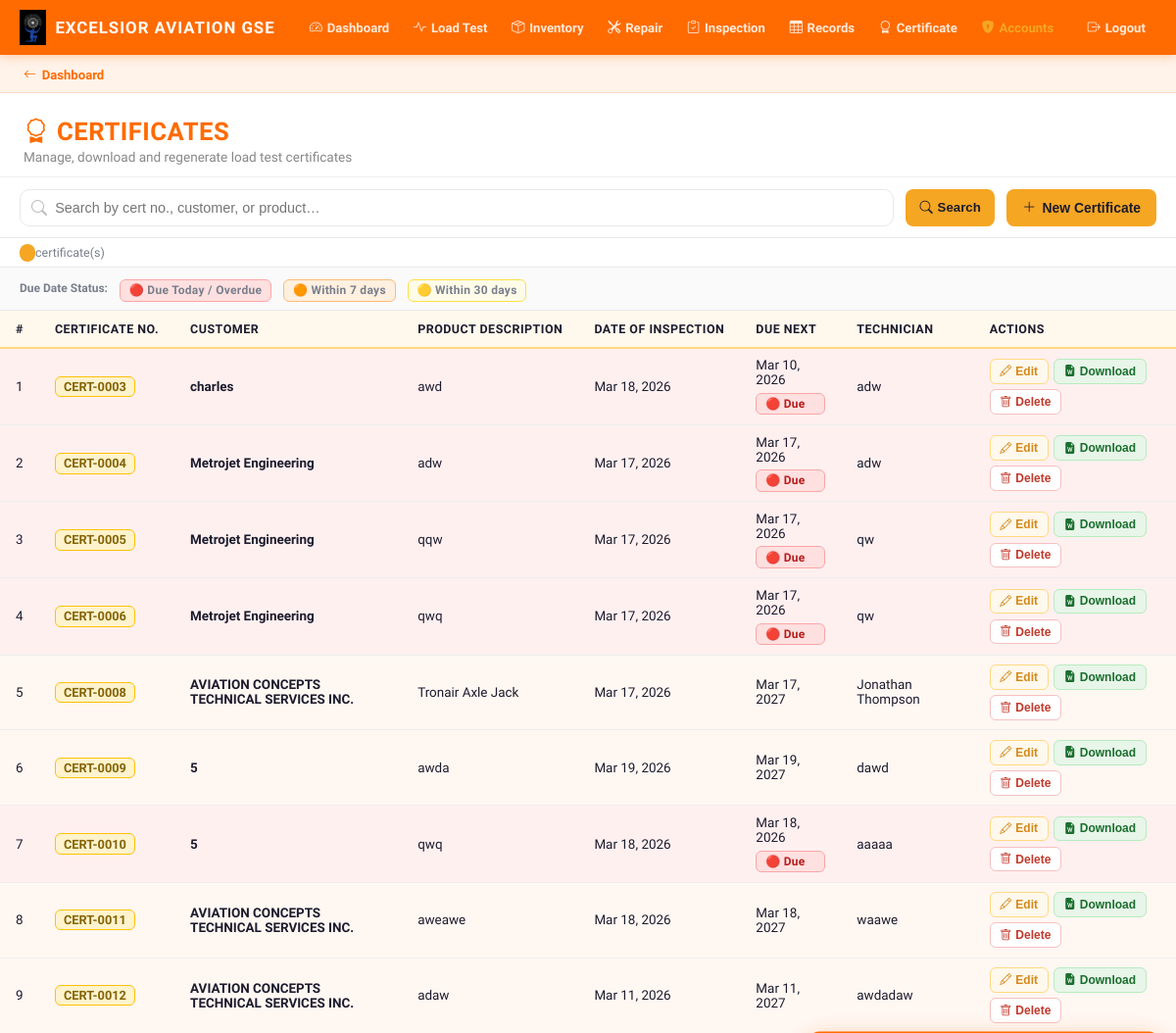
The page /certificates/ (signed in) on the database as committed earlier.
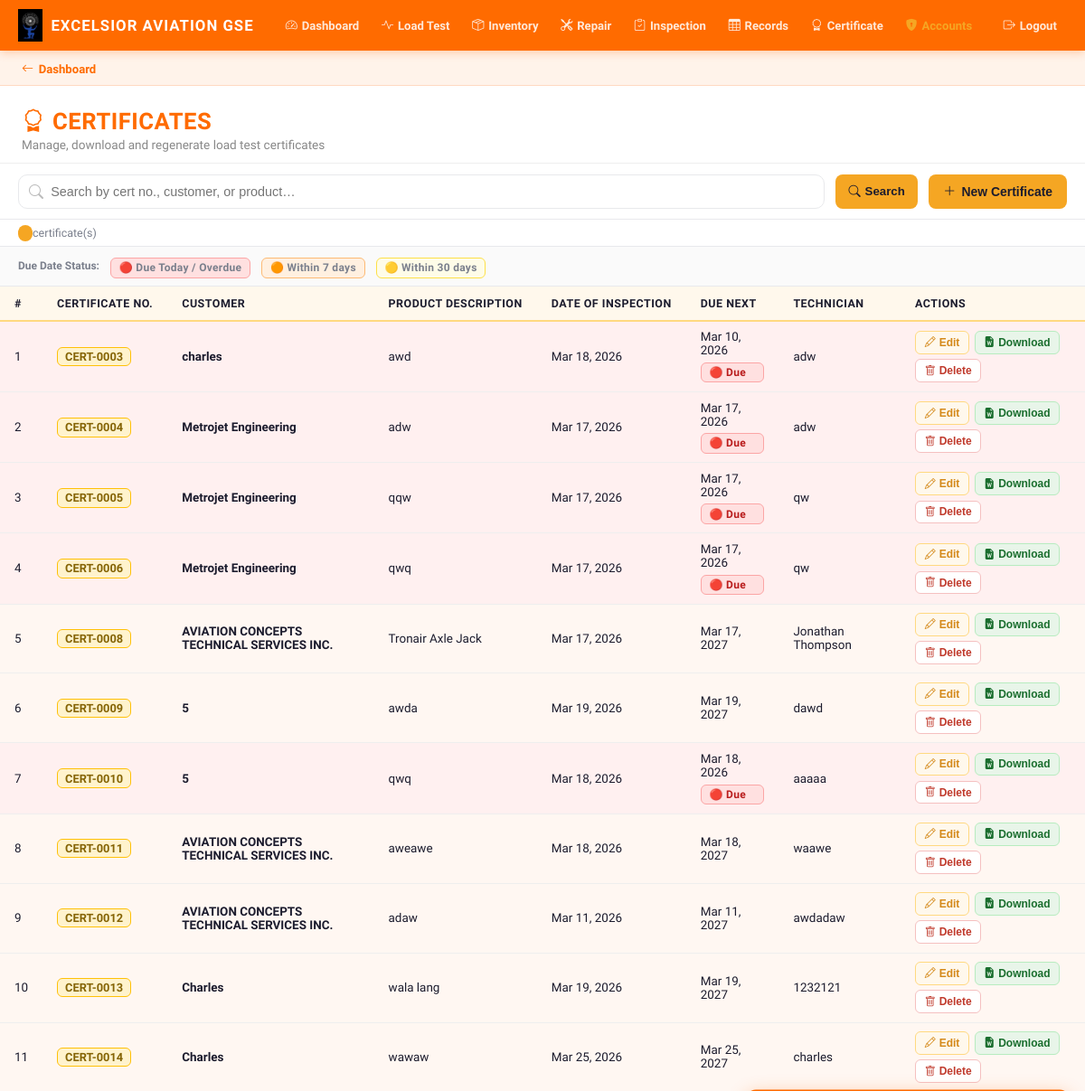
The same page on the database as committed later.
### core/models.py (models this page shows, shortened)
class Certificate(models.Model):
    customer                     = models.ForeignKey(Customer, on_delete=models.PROTECT)
    address                      = models.TextField(blank=True)
    accessories                  = models.TextField(blank=True)
    date_of_inspection           = models.DateField(null=True, blank=True)
    due_next_inspection          = models.DateField(null=True, blank=True)
    product_description          = models.CharField(max_length=255, blank=True)
    capacity                     = models.CharField(max_length=100, blank=True)
    model_number                 = models.CharField(max_length=100, blank=True)
    serial_number                = models.CharField(max_length=100, blank=True)
    working_load_limits          = models.CharField(max_length=100, blank=True)
    tested_load                  = models.CharField(max_length=100, blank=True)
    pressure_relief              = models.CharField(max_length=100, blank=True)
    load_cell_certificate_number = models.CharField(max_length=100, blank=True)
    work_perform                 = models.TextField(blank=True)
    technician_name              = models.CharField(max_length=255, blank=True)
    technician_date              = models.DateField(null=True, blank=True)
    created_at                   = models.DateTimeField(auto_now_add=True)
    @property
    def certificate_number(self):
        return f"CERT-{self.pk:04d}"

class Customer(models.Model):
    name    = models.CharField(max_length=255)
    address = models.TextField(blank=True)

### core/views.py (the view)
# urls.py: path('certificates/',                    views.certificate_list,     name='certificate_list'),
@login_required
def certificate_list(request):
    certs = Certificate.objects.select_related('customer').all()
    q = request.GET.get('search', '').strip()
    if q:
        certs = certs.filter(
            Q(certificate_number__icontains=q) |
            Q(customer__name__icontains=q) |
            Q(product_description__icontains=q)
        )
    paginator = Paginator(certs, 20)
    page = paginator.get_page(request.GET.get('page', 1))
    return render(request, 'certificate_list.html', {
        'certificates': page,
        'search_query': q,
    })

### core/templatetags/warranty_tags.py (called while the page is built)
@register.simple_tag
def warranty_status(date_due):
    if not date_due:
        return None
    today = timezone.localdate()
    if isinstance(date_due, datetime.datetime):
        due = date_due.date()
    else:
        due = date_due
    delta = (due - today).days
    if delta <= 0:
        return {'level': 'critical', 'label': '🔴 Due Today' if delta == 0 else '🔴 Due', 'days': delta}
    elif delta <= 7:
        return {'level': 'urgent', 'label': f'🟠 Due in {delta}d', 'days': delta}
    elif delta <= 30:
        return {'level': 'warning', 'label': f'🟡 Due in {delta}d', 'days': delta}
    return None

### core/templates/certificate_list.html (shortened to what this page needs)
{% extends 'base.html' %}
{% load warranty_tags %}
{% block content %}
<div class="back-bar">
  <a href="{% url 'dashboard' %}" class="back-btn"><i class="bi bi-arrow-left"></i> Dashboard</a>
</div>
<div class="page-header">
  <h1><i class="bi bi-award"></i> Certificates</h1>
  <p>Manage, download and regenerate load test certificates</p>
</div>
<div class="cl-toolbar">
  <form method="get" class="search-wrap">
    <i class="bi bi-search"></i>
    <input type="text" name="search" value="{{ search_query }}" placeholder="Search by cert no., customer, or product…" id="searchInput"/>
  </form>
  <button onclick="document.querySelector('form').submit()" style="background:#f5a623;color:#1c1c2e;border:none;border-radius:8px;padding:.45rem .9rem;cursor:pointer;font-weight:700;min-height:38px;display:flex;align-items:center;gap:.3rem;font-size:.83rem;">
    <i class="bi bi-search"></i> Search
  </button>
  <a href="{% url 'certificate_create' %}" class="btn-new">
    <i class="bi bi-plus-lg"></i> New Certificate
  </a>
</div>
<div class="count-bar">
  <span class="count-badge">{{ certificates.count }}</span> certificate(s)
</div>
<div class="warranty-legend">
  <span>Due Date Status:</span>
  <span class="warranty-badge warranty-critical">🔴 Due Today / Overdue</span>
  <span class="warranty-badge warranty-urgent">🟠 Within 7 days</span>
  <span class="warranty-badge warranty-warning">🟡 Within 30 days</span>
</div>
<div class="table-wrapper">
  {% if certificates %}
  <table class="cert-table">
    <thead>
      <tr>
        <th>#</th>
        <th>Certificate No.</th>
        <th>Customer</th>
        <th>Product Description</th>
        <th>Date of Inspection</th>
        <th>Due Next</th>
        <th>Technician</th>
        <th>Actions</th>
      </tr>
    </thead>
    <tbody>
      {% for c in certificates %}
      {% warranty_status c.due_next_inspection as ws %}
      <tr{% if ws %} class="row-{{ ws.level }}"{% endif %}>
        <td>{{ forloop.counter }}</td>
        <td><span class="cert-no-tag">{{ c.certificate_number }}</span></td>
        <td><strong>{{ c.customer.name }}</strong></td>
        <td>{{ c.product_description }}</td>
        <td>{{ c.date_of_inspection|date:"M d, Y" }}</td>
        <td>
          <div class="date-cell">
            <span>{{ c.due_next_inspection|date:"M d, Y" }}</span>
            {% if ws %}
              <span class="warranty-badge warranty-{{ ws.level }}">{{ ws.label }}</span>
            {% endif %}
          </div>
        </td>
        <td>{{ c.technician_name }}</td>
        <td>
          <div class="action-btns">
            <a href="{% url 'certificate_edit' c.pk %}" class="btn-act btn-edit-act">
              <i class="bi bi-pencil"></i> Edit
            </a>
            <a href="{% url 'certificate_download' c.pk %}" class="btn-act btn-dl-act" target="_blank">
              <i class="bi bi-file-earmark-word-fill"></i> Download
            </a>
            <button class="btn-act btn-del-act" onclick="confirmDelete('{% url "certificate_delete" c.pk|escapejs %}', '{{ c.certificate_number|escapejs }}')">
              <i class="bi bi-trash"></i> Delete
            </button>
          </div>
        </td>
      </tr>
      {% endfor %}
    </tbody>
  </table>
  {% else %}
  <div class="empty-state">
    <i class="bi bi-award"></i>
    <p>No certificates found. <a href="{% url 'certificate_create' %}" style="color:#d4891a;font-weight:700;">Create your first certificate</a></p>
  </div>
  {% endif %}
</div>
{% endblock %}

Rows that differ between the two databases and show on the page:
added Certificate: certificate_number "CERT-0013", customer.name "Charles", product_description "wala lang", date_of_inspection "Mar 19, 2026", due_next_inspection "Mar 19, 2027", technician_name "1232121"
added Certificate: certificate_number "CERT-0014", customer.name "Charles", product_description "wawaw", date_of_inspection "Mar 25, 2026", due_next_inspection "Mar 25, 2027", technician_name "charles"
